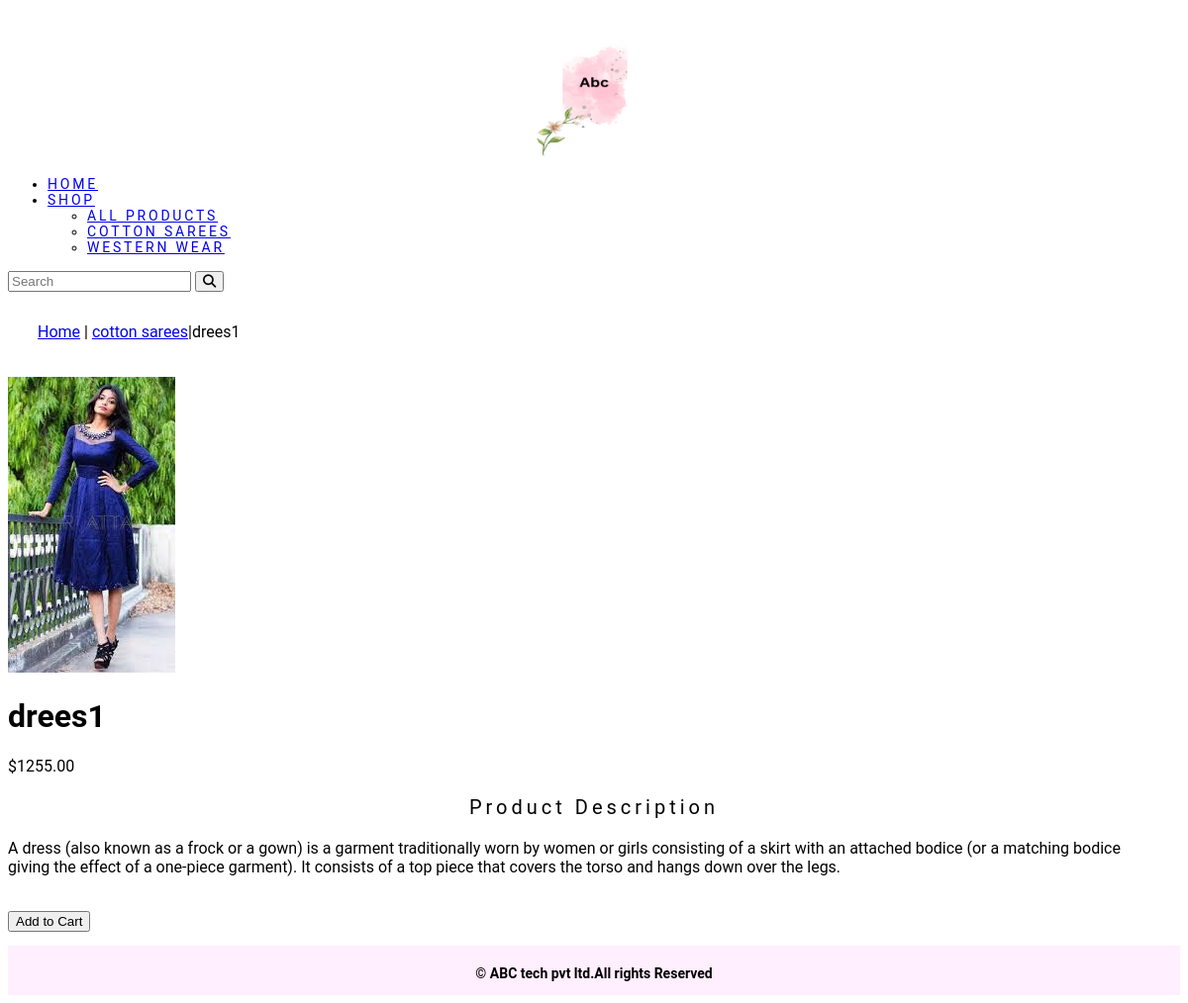
The page /shop/cotton-sarees/drees1/ on the database its author committed.
### shop/models.py (models this page shows, shortened)
class Category(models.Model):
    name=models.CharField(max_length=250,unique=True)
    slug=models.SlugField(max_length=250,unique=True)
    description=models.TextField(blank=True)
    image=models.ImageField(upload_to='category',blank=True)
    class Meta:
         ordering=('name',)
         verbose_name='category'
         verbose_name_plural='categories'
    def get_url(self):
            return reverse('shop:products_by_category',args=[self.slug])
    def __str__(self):
        return '{}'.format(self.name)

class Product(models.Model):
    name=models.CharField(max_length=250,unique=True)
    slug=models.SlugField(max_length=250,unique=True)
    description=models.TextField(blank=True)
    price=models.DecimalField(max_digits=10,decimal_places=2)
    category=models.ForeignKey(Category,on_delete=models.CASCADE)
    image = models.ImageField(upload_to='product', blank=True)
    stock=models.IntegerField()
    available=models.BooleanField(default=True)
    created=models.DateTimeField(auto_now_add=True)
    updated=models.DateTimeField(auto_now=True)
    class Meta:
        ordering = ('name',)
        verbose_name = 'product'
        verbose_name_plural = 'products'

### shop/views.py (the view)
# urls.py: path('<slug:c_slug>/<slug:product_slug>/',views.proDetail,name='prodCatdetail'),
def proDetail(request,c_slug,product_slug):
    try:
        product=Product.objects.get(category__slug=c_slug,slug=product_slug)
    except exception as e:
        raise e
    return render(request,'product.html',{'product':product})

### cart/context_processors.py (called while the page is built)
def counter(request):
    item_count=0
    if 'admin' in request.path:
        return {}
    else:
        try:
            cart=Cart.objects.filter(cart_id=_cart_id(request))
            cart_items=CartItem.objects.all().filter(cart=cart[:1])
            for cart_item in cart_items:
                item_count += cart_item.quantity
        except Cart.DoesNotExist:
            item_count =0
    return dict(item_count=item_count)

### cart/views.py (called while the page is built)
def _cart_id(request):
    cart=request.session.session_key
    if not cart:
        cart=request.session.create()
    return cart

### shop/context_processors.py (called while the page is built)
def menu_links(request):
    links=Category.objects.all()
    return dict(links=links)

### templates/product.html (shortened to what this page needs)
{% extends 'base.html' %}
{% load static %}
{% block content %}
 <div class="row my_prod_row_class">
        <p> <a href="{% url 'shop:allProdCat' %}">Home</a> | <a href="{{product.category.get_url}}">{{product.category}}</a>|{{product.name}}</p>
    </div>
<div class="container">
<div class="row">
    <div class="col-sm-12 ">
        <div style="min-width:18rem">
            <img src="{{product.image.url}}" alt="{{product.name}}">
        </div>
    </div>
        <div class="row">
        <div class="col-12 col-sm-12 col-md-12 col-lg-6">
            <h1 class="my_prod_title text-center">{{product.name}}</h1>
            <p>${{product.price}}</p>
            <p class="my_title"> Product Description </p>
            <p class="text-left my_prod_text">{{product.description}}</p>
              {% if product.stock <= 0 %}
             <p class="text-left my_prod_text"><b>Out of Stock</b></p>
             {% else %}
                 <br>
             <a href="{% url 'cart:add_cart' product.id %}"><button type="button" class="btn btn-secondary">Add to Cart</button></a>
              {% endif %}
 </div>
           </div>
        </div>
 </div>
{% endblock %}

### templates/base.html (shortened to what this page needs)
{% load static %}
<!DOCTYPE html>
<html lang="en">
<head>
    <link rel="stylesheet" href="{% static 'css/custom.css' %}">
    <link href="{% static 'css/bootstrap.min.css" rel="stylesheet' %}">
</head>
<body>
<div class="container">
{% include 'header.html' %}
{% include 'navbar.html' %}
{% block content %}
{% endblock %}
    </div>
{% include 'footer.html' %}
</body>
</html>

### templates/header.html
{% load static %}
<header>
  <center>
   <a href="{%url 'shop:allProdCat' %}"><img src="{% static 'img/logo.png' %}" alt="logimage" width="150px;" height="150px;">
  </center>
</header>

### templates/navbar.html (shortened to what this page needs)
<nav class="navbar navbar-expand-lg bg-light">
  <div class="container-fluid">
    <div class="collapse navbar-collapse" id="navbarSupportedContent">
      <ul class="navbar-nav me-auto mb-2 mb-lg-0">
        <li class="nav-item">
          <a class="nav-link" href="#">home</a>
        </li>
        <li class="nav-item dropdown {% if 'shop' in request.path %} active {% endif %}">
          <a class="nav-link dropdown-toggle" href="#" role="button" data-bs-toggle="dropdown" aria-expanded="false">
            shop
          </a>
          <ul class="dropdown-menu">
            <li><a class="dropdown-item" href="{% url 'shop:allProdCat' %}">All Products</a></li>
              {% for cat in links %}
            <li><a class="dropdown-item" href="{{cat.get_url}}">{{cat.name}}</a></li>
              {% endfor %}
          </ul>
        </li>
      </ul>
      <form class="d-flex" action="{% url 'search_app:SearchResult' %}" method="get">
        <input class="form-control me-2" type="search" placeholder="Search" name="q" aria-label="Search">
        <button type="submit"><i class="fa fa-search" ></i></button>
      </form>
    </div>
  </div>
</nav>

### templates/footer.html
<div class="footer navbar-fixed-bottom my_footer">
      <p class="text-align:center"><b>&copy ABC tech pvt ltd.All rights Reserved</b></p>
</div>

### static/css/custom.css (style rules this page uses)
body { font-family: 'Roboto', sans-serif; }
.nav-item { letter-spacing : .2em; font-size :14px; text-transform :uppercase; }
.dropdown-item { letter-spacing : .2em; font-size :14px; text-transform :uppercase; }
.my_footer { background-color:#f8f2;; height:50px; }
.my_footer p { padding-top:20px; font-size:14px; text-align:center }
.my_title { font-size:20px; text_transform:uppercase; letter-spacing:.2em; text-align:center }
.my_prod_row_class { padding-top:15px; padding-bottom:20px; padding-left:30px; }
.my_prod_text { padding-right:20px; text-align:left; }

### rows shown on the page
Category: name "COTTON SAREES"
Category: name "WESTERN WEAR"
Product: category "cotton sarees", name "drees1", image (picture), price "1255.00", description "A dress (also known as a frock or a gown) is a garment traditionally worn by women or girls consisting of a skirt with an attached bodice (or a matching bodice giving the effect of a one-piece garment). It consists of a top piece that covers the torso and hangs down over the legs."
